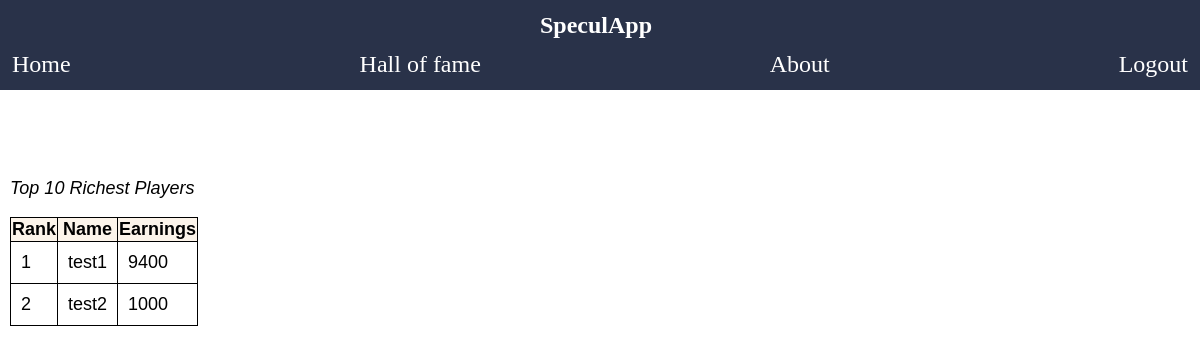
/page/Statistics.php (signed in), run on an earlier commit of the app's database.
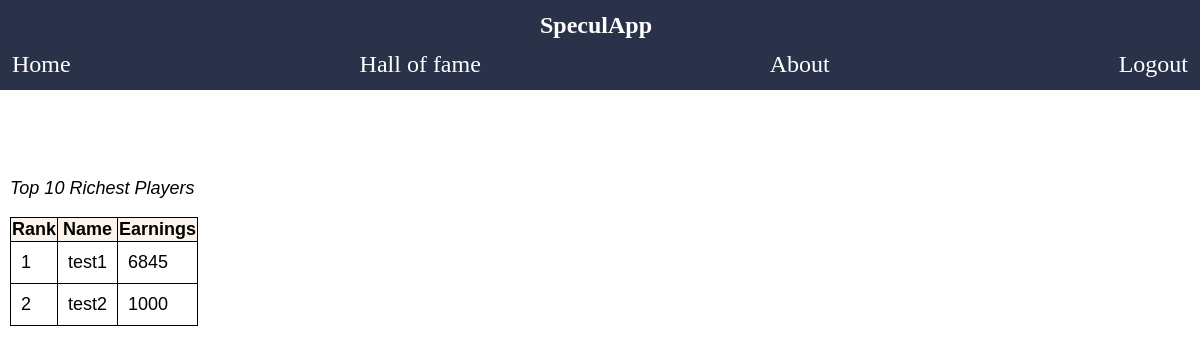
And on a later commit of the database.
### tables this page shows
CREATE TABLE `hof` (
  `username` varchar(32) NOT NULL,
  `user_id` int(11) NOT NULL,
  `credit` int(11) NOT NULL,
  `updated_at` datetime NOT NULL
);

### script/get_hof.php (the view, shortened to what this page needs)
<?php
require('db.php');
$sql="SELECT username,credit FROM `hof` ORDER BY credit DESC;";
$result = mysqli_query($con,$sql);
if (mysqli_num_rows($result)>0){
	$i=1;
	while ($row=mysqli_fetch_assoc($result)AND $i<=10){ ?>
		<tr>
			<td><?php echo $i;?></td>
			<td><?php echo $row['username'];?></td>
			<td><?php echo $row['credit'];?></td>
		</tr>
	<?php
	$i=$i+1;
	}
}
?>

What changed in the data, as far as the page shows it:
changed hof "test1": credit "9400" → "6845"
